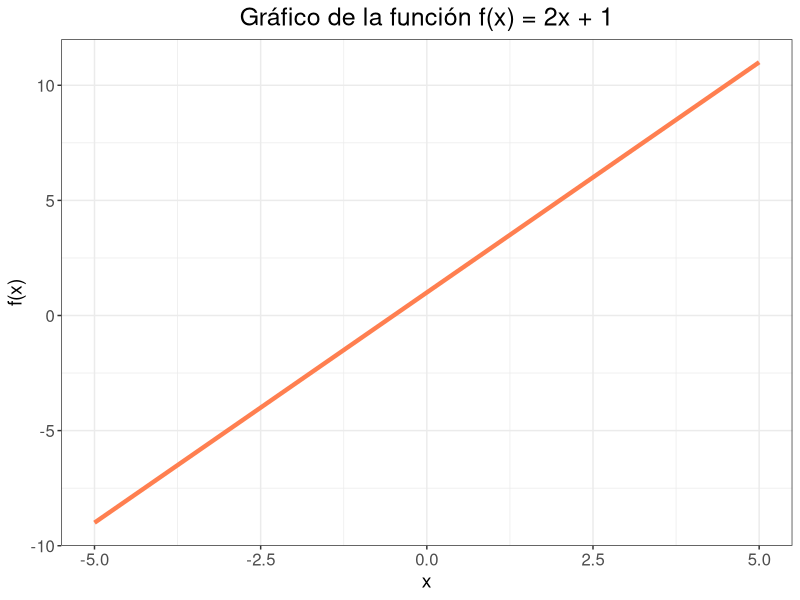
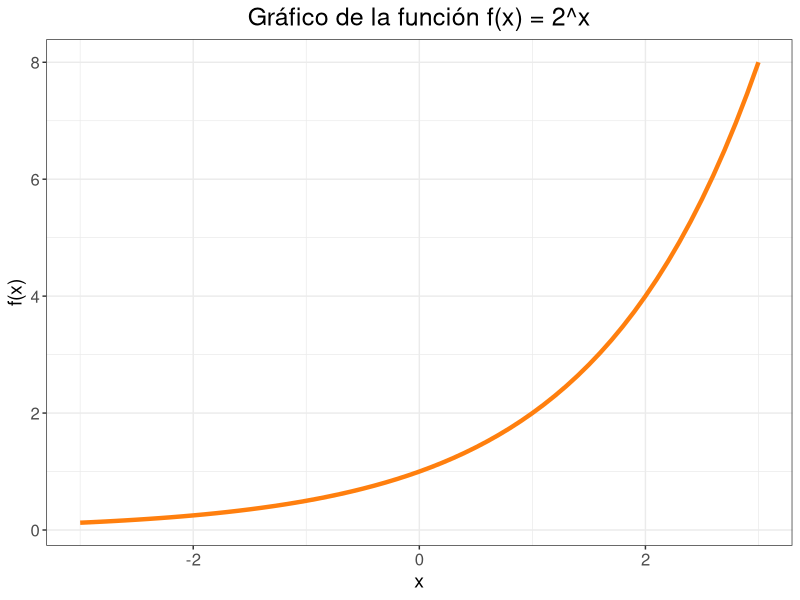
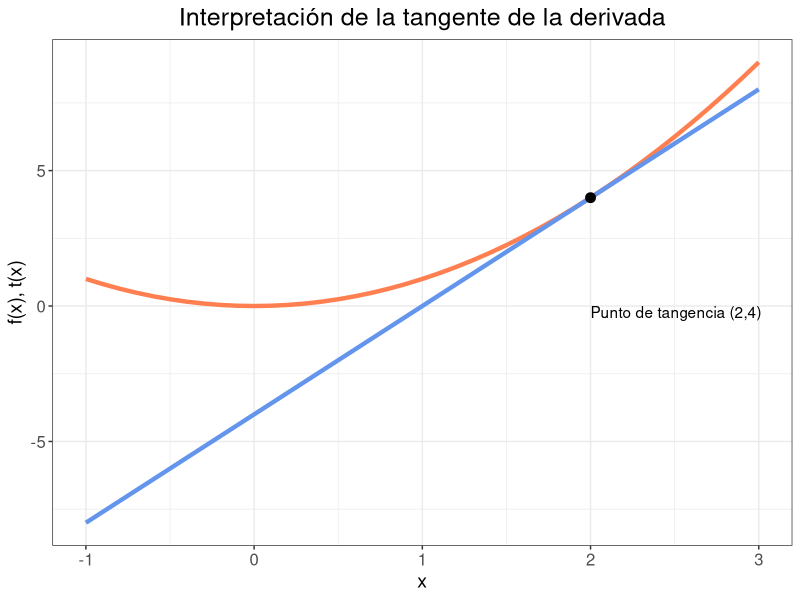
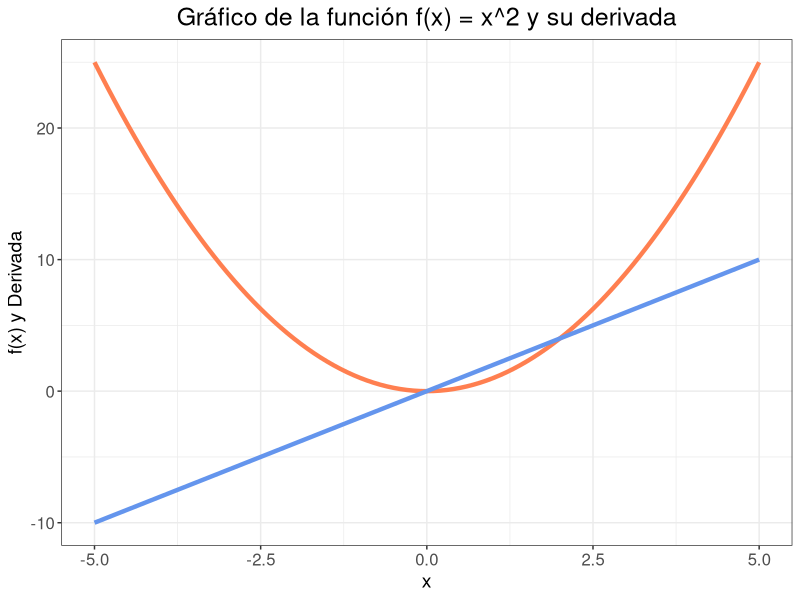
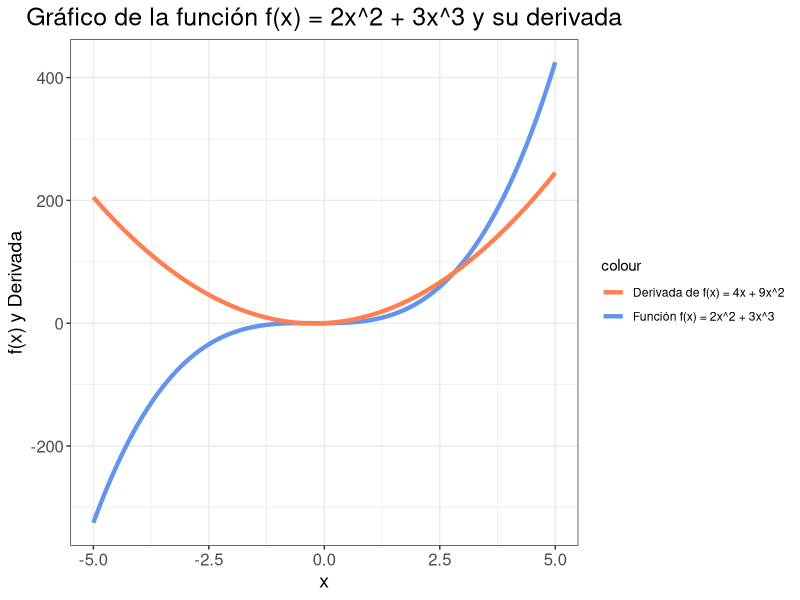
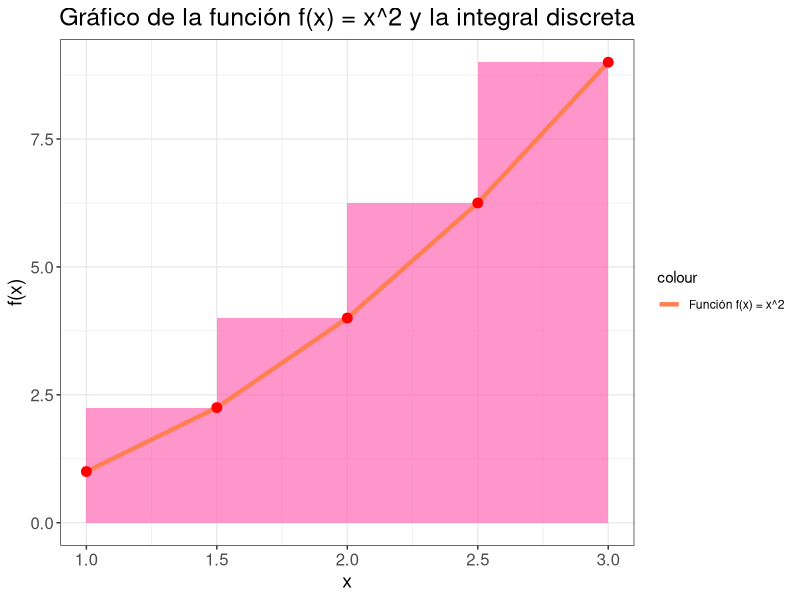
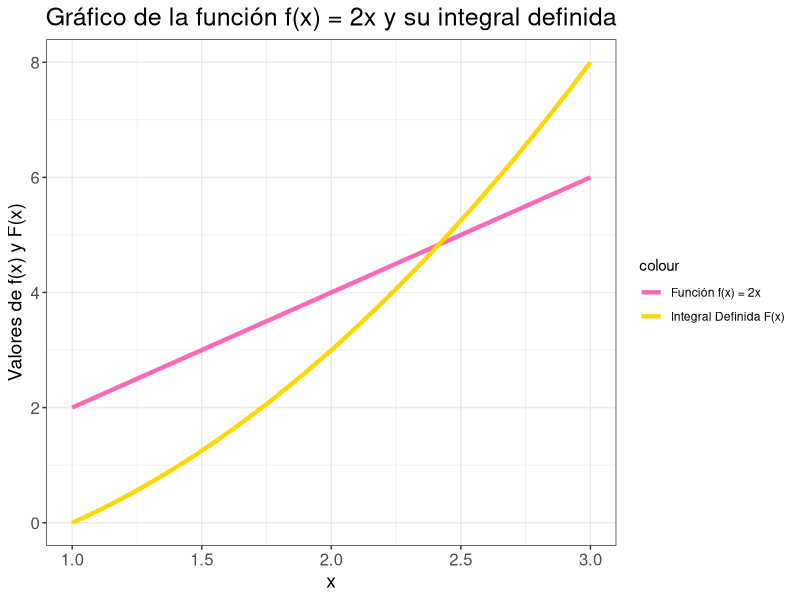
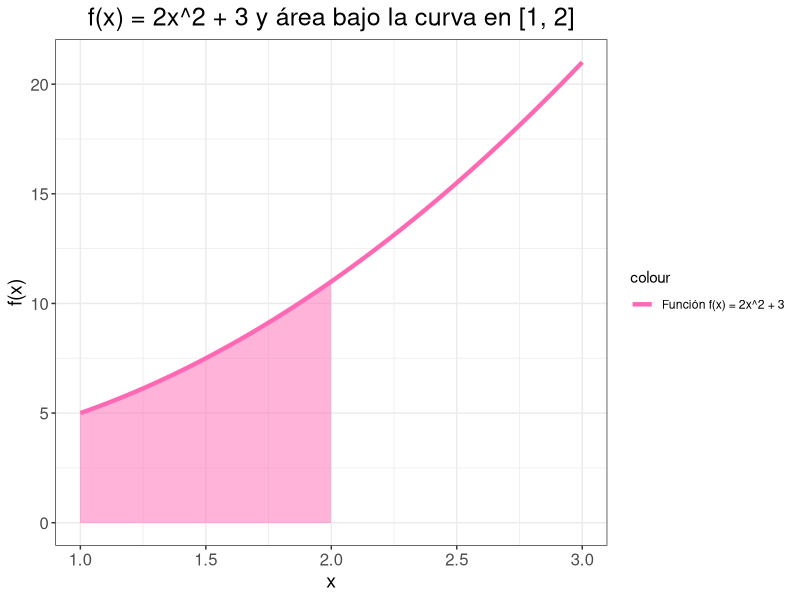

Source code (R) for these figures, in order:
## ---- chunk 1
# Load required libraries
library(ggplot2)

# Create a function to calculate f(x) = 2x + 1
f_x <- function(x) {
  2 * x + 1
}

# Create a data frame with x values from -5 to 5
x_values <- seq(-5, 5, 0.1)
data_df <- data.frame(x = x_values)

# Calculate the y values for f(x) = 2x + 1
data_df$y <- f_x(data_df$x)

# Create the plot for the function f(x) = 2x + 1
ggplot(data_df, aes(x, y)) +
  geom_line(color = "#FF7F50", size = 1.5) +
  labs(title = "Gráfico de la función f(x) = 2x + 1",
       x = "x",
       y = "f(x)") +
  theme_bw() +
  theme(plot.title = element_text(size = 18, hjust = 0.5),
        axis.title = element_text(size = 14),
        axis.text = element_text(size = 12))
## ---- chunk 2
# Create a data frame with x values from -3 to 3
x_values <- seq(-3, 3, 0.1)
data_df <- data.frame(x = x_values)

# Calculate the y values for f(x) = 2^x
data_df$y <- 2^x_values

# Create the plot for the function f(x) = 2^x
ggplot(data_df, aes(x, y)) +
  geom_line(color = "#FF7F0E", size = 1.5) +
  labs(title = "Gráfico de la función f(x) = 2^x",
       x = "x",
       y = "f(x)") +
  theme_bw() +
  theme(plot.title = element_text(size = 18, hjust = 0.5),
        axis.title = element_text(size = 14),
        axis.text = element_text(size = 12))

## ---- chunk 3
# Definir las ventas diarias
ventas_diarias <- c(1500, 1200, 1800, 1300, 1400, 2000, 1700)

# Calcular el total de ventas durante la semana
total_ventas_semana <- sum(ventas_diarias)

print(total_ventas_semana)
## ---- chunk 4
# Create a vector of x values from -1 to 3
x_values <- seq(-1, 3, 0.1)

# Define the function f(x) = x^2
f_x <- function(x) {x^2}

# Calculate the corresponding y values for the function f(x) = x^2
y_values <- f_x(x_values)

# Define the tangent line t(x) = 4*x - 4
t_x <- function(x) {4*x - 4}

# Calculate the corresponding y values for the tangent line
y_tangente <- t_x(x_values)

# Create a data frame for the tangent point (2, 4)
tangent_point <- data.frame(x = 2, y = 4)

# Create the plot for the function f(x) = x^2 and its tangent line at x = 2
grafico_tangente <- ggplot() +
  geom_line(data = data.frame(x = x_values, y = y_values), aes(x, y), color = "#FF7F50", size = 1.5) +
  geom_line(data = data.frame(x = x_values, y = y_tangente), aes(x, y), color = "#6495ED", size = 1.5) +
  geom_point(data = tangent_point, aes(x, y), color = "black", size = 3) +
  annotate("text", x = 2, y = 0, label = "Punto de tangencia (2,4)", hjust = 0, vjust = 1) +
  labs(title = "Interpretación de la tangente de la derivada",
       x = "x",
       y = "f(x), t(x)") +
  theme_bw() +
  theme(plot.title = element_text(size = 18, hjust = 0.5),
        axis.title = element_text(size = 14),
        axis.text = element_text(size = 12))

print(grafico_tangente)
## ---- chunk 5
# Create a vector of x values from -5 to 5
x_values <- seq(-5, 5, 0.1)

# Define the function f(x) = x^2
f_x <- function(x) {x^2}

# Calculate the corresponding y values for the function f(x) = x^2
y_values <- f_x(x_values)

# Calculate the corresponding values for the derivative of f(x) = x^2
derivada_values <- 2 * x_values

# Create the plot for the function f(x) = x^2 and its derivative
grafico_derivada <- ggplot() +
  geom_line(data = data.frame(x = x_values, y = y_values), aes(x, y), color = "#FF7F50", size = 1.5) +
  geom_line(data = data.frame(x = x_values, y = derivada_values), aes(x, y), color = "#6495ED", size = 1.5) +
  labs(title = "Gráfico de la función f(x) = x^2 y su derivada",
       x = "x",
       y = "f(x) y Derivada") +
  scale_color_manual(values = c("#FF7F50", "#6495ED")) +
  theme_bw() +
  theme(plot.title = element_text(size = 18, hjust = 0.5),
        axis.title = element_text(size = 14),
        axis.text = element_text(size = 12))

print(grafico_derivada)

## ---- chunk 6
# Calculate the corresponding y values for the function f(x) = 2x^2 + 3x^3
y_suma_values <- 2 * x_values^2 + 3 * x_values^3

# Calculate the corresponding values for the derivative of f(x) = 2x^2 + 3x^3
derivada_suma_values <- 4 * x_values + 9 * x_values^2

# Create the plot for the function f(x) = 2x^2 + 3x^3 and its derivative
grafico_derivada_suma <- ggplot(data.frame(x = x_values, y = y_suma_values, derivada = derivada_suma_values), aes(x)) +
  geom_line(aes(y = y_suma_values, color = "Función f(x) = 2x^2 + 3x^3"), size = 1.5) +
  geom_line(aes(y = derivada_suma_values, color = "Derivada de f(x) = 4x + 9x^2"), size = 1.5) +
  labs(title = "Gráfico de la función f(x) = 2x^2 + 3x^3 y su derivada",
       x = "x",
       y = "f(x) y Derivada") +
  scale_color_manual(values = c("#FF7F50", "#6495ED")) +
  theme_bw() +
  theme(plot.title = element_text(size = 18, hjust = 0.5),
        axis.title = element_text(size = 14),
        axis.text = element_text(size = 12))

print(grafico_derivada_suma)

## ---- chunk 7
# Crear la secuencia de puntos
puntos <- 0:4
print(puntos)
## ---- chunk 8
# Calcular los valores correspondientes de y para la función f(x) = x^2
y_values <- puntos^2;
print(y_values)
## ---- chunk 9
# Calcular el incremento entre puntos
delta_x <- diff(puntos)
print(delta_x)
## ---- chunk 10
# Calcular la integral discreta
integral_discreta <- sum(y_values[-1] * delta_x)
print(integral_discreta)
## ---- chunk 11
# Load required library
library(ggplot2)

# Assuming puntos and y_values are defined appropriately
puntos <- c(1, 1.5, 2, 2.5, 3)
y_values <- puntos^2

# Create a dataframe with the integral discrete rectangles
integral_data <- data.frame(xmin = puntos[-length(puntos)],
                            xmax = puntos[-1],
                            ymin = 0,
                            ymax = y_values[-1])

# Create a dataframe with the function values
function_data <- data.frame(x = puntos, y = y_values)

# Create the plot for the function f(x) = x^2 and the integral discrete
grafico_integral_discreta <- ggplot() +
  geom_rect(data = integral_data, aes(xmin = xmin, xmax = xmax, ymin = ymin, ymax = ymax), fill = "#FF69B4", alpha = 0.7) +
  geom_line(data = function_data, aes(x = x, y = y, color = "Función f(x) = x^2"), size = 1.5) +
  geom_point(data = function_data, aes(x = x, y = y), color = "red", size = 3) +
  labs(title = "Gráfico de la función f(x) = x^2 y la integral discreta",
       x = "x",
       y = "f(x)") +
  labs(fill = "Área bajo la curva") +
  scale_color_manual(values = c("#FF7F50")) +
  theme_bw() +
  theme(plot.title = element_text(size = 18, hjust = 0.5),
        axis.title = element_text(size = 14),
        axis.text = element_text(size = 12))

print(grafico_integral_discreta)
## ---- chunk 12
# Crear el conjunto de puntos para los años
años <- 0:5

# Calcular los valores de P(t)
valores_P <- 50 * años + 100

# Calcular el incremento entre puntos
delta_t <- diff(años)

# Calcular la integral discreta (población total estimada)
poblacion_total_estimada <- sum(valores_P * delta_t)
poblacion_total_estimada
## ---- chunk 13
# Load required library
library(ggplot2)

# Create a vector of x values from 1 to 3
x_values <- seq(1, 3, 0.01)

# Calculate the corresponding y values for the function f(x) = 2x
y_values <- 2 * x_values

# Calculate the corresponding values for the integral of f(x) = 2x
F_x_values <- x_values^2 - 1

# Create a plot for the function f(x) = 2x and the area under the curve
grafico_teorema_fundamental <- ggplot(data.frame(x = x_values, y = y_values, F_x = F_x_values), aes(x)) +
  geom_line(aes(y = y_values, color = "Función f(x) = 2x"), size = 1.5) +
  geom_line(aes(y = F_x_values, color = "Integral Definida F(x)"), size = 1.5) +
  labs(title = "Gráfico de la función f(x) = 2x y su integral definida",
       x = "x",
       y = "Valores de f(x) y F(x)") +
  scale_color_manual(values = c("#FF69B4", "#FFD700")) +
  theme_bw() +
  theme(plot.title = element_text(size = 18, hjust = 0.5),
        axis.title = element_text(size = 14),
        axis.text = element_text(size = 12))

print(grafico_teorema_fundamental)

## ---- chunk 14
# Define the function V(t)
V <- function(t) {
  return(100 * t^2)
}

# Calculate the integral of V(t) from 0 to 24
delta_t <- 0.01
total_votos_estimado <- sum(V(seq(0, 24, delta_t))) * delta_t

total_votos_estimado
## ---- chunk 15
# Create a sequence of x values from 1 to 3
x_values <- seq(1, 3, 0.01)
print(x_values)
## ---- chunk 16
# Calculate the corresponding y values for the function f(x) = 2x^2 + 3
y_values <- 2 * x_values^2 + 3
print(y_values)
## ---- chunk 17
# Create a plot for the function f(x) = 2x^2 + 3 and the area under the curve in the interval [1, 2]
grafico_integral <- ggplot(data.frame(x = x_values, y = y_values), aes(x, y)) +
  geom_line(aes(y = y, color = "Función f(x) = 2x^2 + 3"), size = 1.5) +
  geom_ribbon(data = data.frame(x = seq(1, 2, 0.01), y = 2 * seq(1, 2, 0.01)^2 + 3), aes(x, ymin = 0, ymax = y), fill = "#FF69B4", alpha = 0.5) +
  labs(title = "f(x) = 2x^2 + 3 y área bajo la curva en [1, 2]",
       x = "x",
       y = "f(x)") +
  scale_color_manual(values = c("#FF69B4", "#FFD700")) +
  theme_bw() +
  theme(plot.title = element_text(size = 18, hjust = 0.5),
        axis.title = element_text(size = 14),
        axis.text = element_text(size = 12))

print(grafico_integral)

